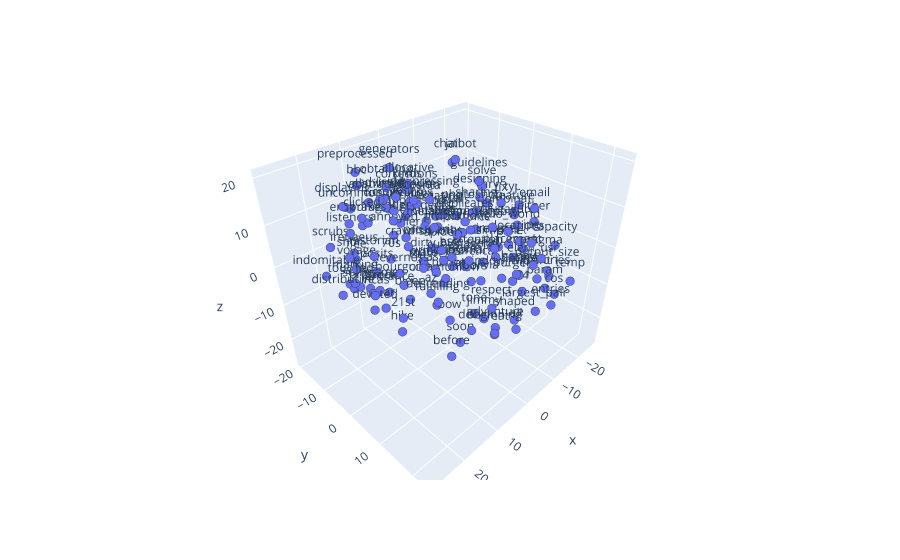

Notebook source saved alongside this figure:
### Code cell
fig = px.scatter_3d(x=x_full[:150], y=y_full[:150], z=z_full[:150], text=random_samples_full[:150])
fig.update_traces(marker=dict(size=3,line=dict(width=2)))
fig.show()

### Figure 1 — Plotly figure (JSON) as saved in the notebook; plotly's stock layout.template omitted (floating-point values rounded to 4 significant figures; data arrays with more than 128 entries replaced by an {"elided": "..."} marker saying what was removed)
{"data": [{"hovertemplate": "x=%{x}<br>y=%{y}<br>z=%{z}<br>text=%{text}<extra></extra>", "legendgroup": "", "marker": {"color": "#636efa", "line": {"width": 2}, "size": 3, "symbol": "circle"}, "mode": "markers+text", "name": "", "scene": "scene", "showlegend": false, "text": {"elided": "150 str values"}, "type": "scatter3d", "x": {"elided": "150 float values"}, "y": {"elided": "150 float values"}, "z": {"elided": "150 float values"}}], "layout": {"legend": {"tracegroupgap": 0}, "margin": {"t": 60}, "scene": {"domain": {"x": [0, 1], "y": [0, 1]}, "xaxis": {"title": {"text": "x"}}, "yaxis": {"title": {"text": "y"}}, "zaxis": {"title": {"text": "z"}}}}}
